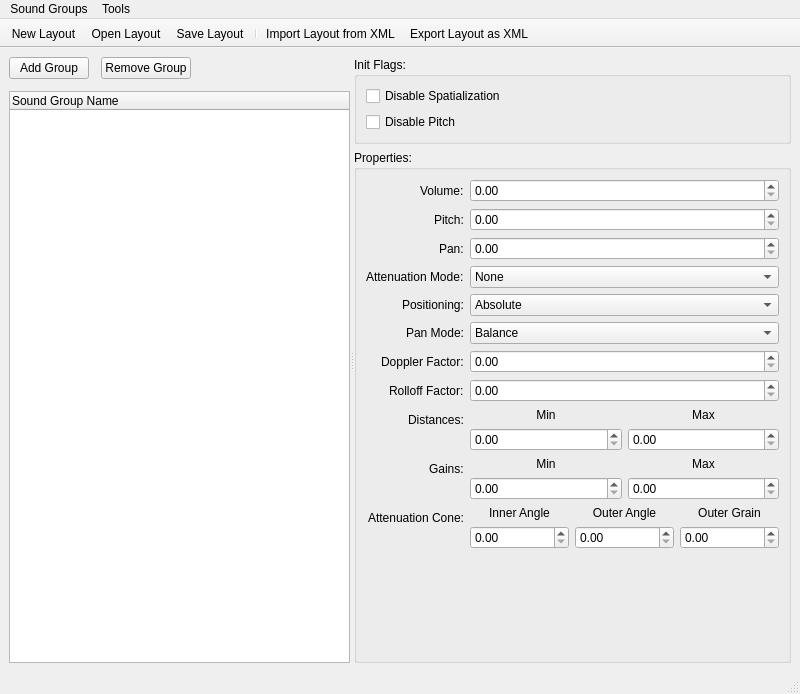
<?xml version="1.0" encoding="UTF-8"?>
<ui version="4.0">
 <class>SoundGroupManagerWindow</class>
 <widget class="QMainWindow" name="SoundGroupManagerWindow">
  <property name="geometry">
   <rect>
    <x>0</x>
    <y>0</y>
    <width>800</width>
    <height>694</height>
   </rect>
  </property>
  <property name="windowTitle">
   <string>MiniAudio Sound Group Manager</string>
  </property>
  <widget class="QWidget" name="centralwidget">
   <layout class="QVBoxLayout" name="verticalLayout_5">
    <item>
     <widget class="QSplitter" name="splitter">
      <property name="orientation">
       <enum>Qt::Orientation::Horizontal</enum>
      </property>
      <widget class="QWidget" name="layoutWidget">
       <layout class="QVBoxLayout" name="verticalLayout_12">
        <property name="spacing">
         <number>12</number>
        </property>
        <property name="leftMargin">
         <number>0</number>
        </property>
        <property name="rightMargin">
         <number>0</number>
        </property>
        <item>
         <layout class="QHBoxLayout" name="horizontalLayout">
          <item>
           <widget class="QPushButton" name="btnAddGroup">
            <property name="text">
             <string>Add Group</string>
            </property>
            <property name="icon">
             <iconset resource="EditorMA.qrc">
              <normaloff>:/AudioMAEditor/icons/toolbar/list-add.png</normaloff>:/AudioMAEditor/icons/toolbar/list-add.png</iconset>
            </property>
           </widget>
          </item>
          <item>
           <widget class="QPushButton" name="btnRemoveGroup">
            <property name="text">
             <string>Remove Group</string>
            </property>
            <property name="icon">
             <iconset resource="EditorMA.qrc">
              <normaloff>:/AudioMAEditor/icons/toolbar/list-remove.png</normaloff>:/AudioMAEditor/icons/toolbar/list-remove.png</iconset>
            </property>
           </widget>
          </item>
          <item>
           <spacer name="horizontalSpacer">
            <property name="orientation">
             <enum>Qt::Orientation::Horizontal</enum>
            </property>
            <property name="sizeHint" stdset="0">
             <size>
              <width>40</width>
              <height>20</height>
             </size>
            </property>
           </spacer>
          </item>
         </layout>
        </item>
        <item>
         <widget class="QTreeWidget" name="tw_soundGroups">
          <column>
           <property name="text">
            <string>Sound Group Name</string>
           </property>
          </column>
         </widget>
        </item>
       </layout>
      </widget>
      <widget class="QWidget" name="propertiesWidget" native="true">
       <layout class="QVBoxLayout" name="verticalLayout">
        <item>
         <widget class="QGroupBox" name="gb_flags">
          <property name="sizePolicy">
           <sizepolicy hsizetype="Preferred" vsizetype="Fixed">
            <horstretch>0</horstretch>
            <verstretch>0</verstretch>
           </sizepolicy>
          </property>
          <property name="title">
           <string>Init Flags:</string>
          </property>
          <layout class="QVBoxLayout" name="verticalLayout_2">
           <item>
            <widget class="QCheckBox" name="chkbox_DisableSpatial">
             <property name="text">
              <string>Disable Spatialization</string>
             </property>
            </widget>
           </item>
           <item>
            <widget class="QCheckBox" name="chkbox_DisablePtich">
             <property name="text">
              <string>Disable Pitch</string>
             </property>
            </widget>
           </item>
          </layout>
         </widget>
        </item>
        <item>
         <widget class="QGroupBox" name="gb_properties">
          <property name="title">
           <string>Properties:</string>
          </property>
          <layout class="QFormLayout" name="formLayout">
           <property name="labelAlignment">
            <set>Qt::AlignmentFlag::AlignRight|Qt::AlignmentFlag::AlignTrailing|Qt::AlignmentFlag::AlignVCenter</set>
           </property>
           <item row="0" column="0">
            <widget class="QLabel" name="label">
             <property name="text">
              <string>Volume:</string>
             </property>
            </widget>
           </item>
           <item row="0" column="1">
            <widget class="QDoubleSpinBox" name="dsb_volume">
             <property name="maximum">
              <double>1.000000000000000</double>
             </property>
             <property name="singleStep">
              <double>0.100000000000000</double>
             </property>
            </widget>
           </item>
           <item row="1" column="0">
            <widget class="QLabel" name="label_2">
             <property name="text">
              <string>Pitch:</string>
             </property>
            </widget>
           </item>
           <item row="1" column="1">
            <widget class="QDoubleSpinBox" name="dsb_pitch"/>
           </item>
           <item row="2" column="0">
            <widget class="QLabel" name="label_3">
             <property name="text">
              <string>Pan:</string>
             </property>
            </widget>
           </item>
           <item row="2" column="1">
            <widget class="QDoubleSpinBox" name="dsb_pan"/>
           </item>
           <item row="3" column="0">
            <widget class="QLabel" name="label_4">
             <property name="text">
              <string>Attenuation Mode:</string>
             </property>
            </widget>
           </item>
           <item row="3" column="1">
            <widget class="QComboBox" name="cb_attenuationMode">
             <item>
              <property name="text">
               <string>None</string>
              </property>
             </item>
             <item>
              <property name="text">
               <string>Inverse</string>
              </property>
             </item>
             <item>
              <property name="text">
               <string>Linear</string>
              </property>
             </item>
             <item>
              <property name="text">
               <string>Exponential</string>
              </property>
             </item>
            </widget>
           </item>
           <item row="4" column="0">
            <widget class="QLabel" name="label_5">
             <property name="text">
              <string>Positioning:</string>
             </property>
            </widget>
           </item>
           <item row="4" column="1">
            <widget class="QComboBox" name="cb_positioning">
             <item>
              <property name="text">
               <string>Absolute</string>
              </property>
             </item>
             <item>
              <property name="text">
               <string>Relative</string>
              </property>
             </item>
            </widget>
           </item>
           <item row="5" column="0">
            <widget class="QLabel" name="label_6">
             <property name="text">
              <string>Pan Mode:</string>
             </property>
            </widget>
           </item>
           <item row="5" column="1">
            <widget class="QComboBox" name="cb_panMode">
             <item>
              <property name="text">
               <string>Balance</string>
              </property>
             </item>
             <item>
              <property name="text">
               <string>Pan</string>
              </property>
             </item>
            </widget>
           </item>
           <item row="6" column="0">
            <widget class="QLabel" name="label_12">
             <property name="text">
              <string>Doppler Factor:</string>
             </property>
            </widget>
           </item>
           <item row="6" column="1">
            <widget class="QDoubleSpinBox" name="dsb_dopplerFacotr"/>
           </item>
           <item row="7" column="0">
            <widget class="QLabel" name="label_20">
             <property name="text">
              <string>Rolloff Factor:</string>
             </property>
            </widget>
           </item>
           <item row="7" column="1">
            <widget class="QDoubleSpinBox" name="dsb_rolloffFactor"/>
           </item>
           <item row="8" column="0">
            <widget class="QLabel" name="label_7">
             <property name="text">
              <string>Distances:</string>
             </property>
            </widget>
           </item>
           <item row="8" column="1">
            <layout class="QHBoxLayout" name="horizontalLayout_2">
             <item>
              <layout class="QVBoxLayout" name="verticalLayout_3">
               <item>
                <widget class="QLabel" name="label_8">
                 <property name="text">
                  <string>Min</string>
                 </property>
                 <property name="alignment">
                  <set>Qt::AlignmentFlag::AlignCenter</set>
                 </property>
                </widget>
               </item>
               <item>
                <widget class="QDoubleSpinBox" name="dsb_distanceMin"/>
               </item>
              </layout>
             </item>
             <item>
              <layout class="QVBoxLayout" name="verticalLayout_4">
               <item>
                <widget class="QLabel" name="label_9">
                 <property name="text">
                  <string>Max</string>
                 </property>
                 <property name="alignment">
                  <set>Qt::AlignmentFlag::AlignCenter</set>
                 </property>
                </widget>
               </item>
               <item>
                <widget class="QDoubleSpinBox" name="dsb_distanceMax"/>
               </item>
              </layout>
             </item>
            </layout>
           </item>
           <item row="9" column="0">
            <widget class="QLabel" name="label_15">
             <property name="text">
              <string>Gains:</string>
             </property>
            </widget>
           </item>
           <item row="9" column="1">
            <layout class="QHBoxLayout" name="horizontalLayout_4">
             <item>
              <layout class="QVBoxLayout" name="verticalLayout_7">
               <item>
                <widget class="QLabel" name="label_13">
                 <property name="text">
                  <string>Min</string>
                 </property>
                 <property name="alignment">
                  <set>Qt::AlignmentFlag::AlignCenter</set>
                 </property>
                </widget>
               </item>
               <item>
                <widget class="QDoubleSpinBox" name="dsb_grainsMin"/>
               </item>
              </layout>
             </item>
             <item>
              <layout class="QVBoxLayout" name="verticalLayout_8">
               <item>
                <widget class="QLabel" name="label_14">
                 <property name="text">
                  <string>Max</string>
                 </property>
                 <property name="alignment">
                  <set>Qt::AlignmentFlag::AlignCenter</set>
                 </property>
                </widget>
               </item>
               <item>
                <widget class="QDoubleSpinBox" name="dsb_gainsMax"/>
               </item>
              </layout>
             </item>
            </layout>
           </item>
           <item row="10" column="0">
            <widget class="QLabel" name="label_16">
             <property name="text">
              <string>Attenuation Cone:</string>
             </property>
            </widget>
           </item>
           <item row="10" column="1">
            <layout class="QHBoxLayout" name="horizontalLayout_5">
             <item>
              <layout class="QVBoxLayout" name="verticalLayout_9">
               <item>
                <widget class="QLabel" name="label_17">
                 <property name="text">
                  <string>Inner Angle</string>
                 </property>
                 <property name="alignment">
                  <set>Qt::AlignmentFlag::AlignCenter</set>
                 </property>
                </widget>
               </item>
               <item>
                <widget class="QDoubleSpinBox" name="dsb_innerAngle"/>
               </item>
              </layout>
             </item>
             <item>
              <layout class="QVBoxLayout" name="verticalLayout_10">
               <item>
                <widget class="QLabel" name="label_18">
                 <property name="text">
                  <string>Outer Angle</string>
                 </property>
                 <property name="alignment">
                  <set>Qt::AlignmentFlag::AlignCenter</set>
                 </property>
                </widget>
               </item>
               <item>
                <widget class="QDoubleSpinBox" name="dsb_outerAngle"/>
               </item>
              </layout>
             </item>
             <item>
              <layout class="QVBoxLayout" name="verticalLayout_11">
               <item>
                <widget class="QLabel" name="label_19">
                 <property name="text">
                  <string>Outer Grain</string>
                 </property>
                 <property name="alignment">
                  <set>Qt::AlignmentFlag::AlignCenter</set>
                 </property>
                </widget>
               </item>
               <item>
                <widget class="QDoubleSpinBox" name="dsb_outerGrain"/>
               </item>
              </layout>
             </item>
            </layout>
           </item>
          </layout>
         </widget>
        </item>
       </layout>
      </widget>
     </widget>
    </item>
   </layout>
  </widget>
  <widget class="QMenuBar" name="menubar">
   <property name="geometry">
    <rect>
     <x>0</x>
     <y>0</y>
     <width>800</width>
     <height>23</height>
    </rect>
   </property>
   <widget class="QMenu" name="menuSound_Groups">
    <property name="title">
     <string>Sound Groups</string>
    </property>
    <addaction name="actionNew_Layout"/>
    <addaction name="actionOpen_Layout"/>
    <addaction name="actionSave_Layout"/>
    <addaction name="actionSave_Layout_As"/>
   </widget>
   <widget class="QMenu" name="menuTools">
    <property name="title">
     <string>Tools</string>
    </property>
    <addaction name="actionImport_Layout_from_XML"/>
    <addaction name="actionExport_Layout_as_XML"/>
   </widget>
   <addaction name="menuSound_Groups"/>
   <addaction name="menuTools"/>
  </widget>
  <widget class="QStatusBar" name="statusbar"/>
  <widget class="QToolBar" name="toolBar">
   <property name="windowTitle">
    <string>toolBar</string>
   </property>
   <property name="movable">
    <bool>false</bool>
   </property>
   <property name="allowedAreas">
    <set>Qt::ToolBarArea::TopToolBarArea</set>
   </property>
   <attribute name="toolBarArea">
    <enum>TopToolBarArea</enum>
   </attribute>
   <attribute name="toolBarBreak">
    <bool>false</bool>
   </attribute>
   <addaction name="actionNew_Layout"/>
   <addaction name="actionOpen_Layout"/>
   <addaction name="actionSave_Layout"/>
   <addaction name="separator"/>
   <addaction name="actionImport_Layout_from_XML"/>
   <addaction name="actionExport_Layout_as_XML"/>
  </widget>
  <action name="actionNew_Layout">
   <property name="icon">
    <iconset>
     <normalon>:/AudioMAEditor/icons/toolbar/document-new.png</normalon>
    </iconset>
   </property>
   <property name="text">
    <string>New Layout</string>
   </property>
  </action>
  <action name="actionOpen_Layout">
   <property name="icon">
    <iconset>
     <normalon>:/AudioMAEditor/icons/toolbar/document-open.png</normalon>
    </iconset>
   </property>
   <property name="text">
    <string>Open Layout</string>
   </property>
  </action>
  <action name="actionSave_Layout">
   <property name="icon">
    <iconset>
     <normalon>:/AudioMAEditor/icons/toolbar/document-save.png</normalon>
    </iconset>
   </property>
   <property name="text">
    <string>Save Layout</string>
   </property>
  </action>
  <action name="actionSave_Layout_As">
   <property name="icon">
    <iconset>
     <normalon>:/AudioMAEditor/icons/toolbar/document-save-as.png</normalon>
    </iconset>
   </property>
   <property name="text">
    <string>Save Layout As</string>
   </property>
  </action>
  <action name="actionImport_Layout_from_XML">
   <property name="icon">
    <iconset>
     <normalon>:/AudioMAEditor/icons/toolbar/xml_imports.png</normalon>
    </iconset>
   </property>
   <property name="text">
    <string>Import Layout from XML</string>
   </property>
  </action>
  <action name="actionExport_Layout_as_XML">
   <property name="icon">
    <iconset>
     <normalon>:/AudioMAEditor/icons/toolbar/xml_exports.png</normalon>
    </iconset>
   </property>
   <property name="text">
    <string>Export Layout as XML</string>
   </property>
  </action>
 </widget>
 <resources>
  <include location="EditorMA.qrc"/>
 </resources>
 <connections/>
</ui>
